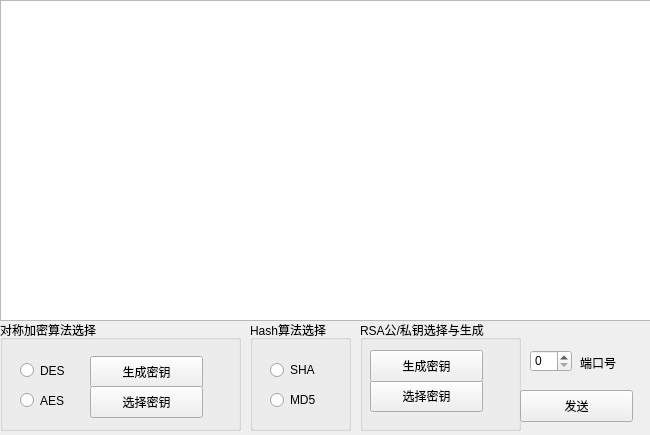
<?xml version="1.0" encoding="UTF-8"?>
<ui version="4.0">
 <class>MainWindow</class>
 <widget class="QMainWindow" name="MainWindow">
  <property name="geometry">
   <rect>
    <x>0</x>
    <y>0</y>
    <width>650</width>
    <height>435</height>
   </rect>
  </property>
  <property name="windowTitle">
   <string>MainWindow</string>
  </property>
  <widget class="QWidget" name="centralwidget">
   <widget class="QPlainTextEdit" name="plainTextEdit">
    <property name="geometry">
     <rect>
      <x>0</x>
      <y>0</y>
      <width>821</width>
      <height>321</height>
     </rect>
    </property>
   </widget>
   <widget class="QGroupBox" name="groupBox">
    <property name="geometry">
     <rect>
      <x>0</x>
      <y>320</y>
      <width>241</width>
      <height>111</height>
     </rect>
    </property>
    <property name="title">
     <string>对称加密算法选择</string>
    </property>
    <widget class="QRadioButton" name="radioButton">
     <property name="geometry">
      <rect>
       <x>20</x>
       <y>40</y>
       <width>51</width>
       <height>21</height>
      </rect>
     </property>
     <property name="text">
      <string>DES</string>
     </property>
    </widget>
    <widget class="QRadioButton" name="radioButton_2">
     <property name="geometry">
      <rect>
       <x>20</x>
       <y>70</y>
       <width>51</width>
       <height>21</height>
      </rect>
     </property>
     <property name="text">
      <string>AES</string>
     </property>
    </widget>
    <widget class="QPushButton" name="pushButton">
     <property name="geometry">
      <rect>
       <x>90</x>
       <y>36</y>
       <width>113</width>
       <height>32</height>
      </rect>
     </property>
     <property name="text">
      <string>生成密钥</string>
     </property>
    </widget>
    <widget class="QPushButton" name="pushButton_2">
     <property name="geometry">
      <rect>
       <x>90</x>
       <y>66</y>
       <width>113</width>
       <height>32</height>
      </rect>
     </property>
     <property name="text">
      <string>选择密钥</string>
     </property>
    </widget>
   </widget>
   <widget class="QGroupBox" name="groupBox_2">
    <property name="geometry">
     <rect>
      <x>250</x>
      <y>320</y>
      <width>101</width>
      <height>111</height>
     </rect>
    </property>
    <property name="title">
     <string>Hash算法选择</string>
    </property>
    <widget class="QRadioButton" name="radioButton_3">
     <property name="geometry">
      <rect>
       <x>20</x>
       <y>40</y>
       <width>51</width>
       <height>20</height>
      </rect>
     </property>
     <property name="text">
      <string>SHA</string>
     </property>
    </widget>
    <widget class="QRadioButton" name="radioButton_4">
     <property name="geometry">
      <rect>
       <x>20</x>
       <y>70</y>
       <width>61</width>
       <height>20</height>
      </rect>
     </property>
     <property name="text">
      <string>MD5</string>
     </property>
    </widget>
   </widget>
   <widget class="QGroupBox" name="groupBox_3">
    <property name="geometry">
     <rect>
      <x>360</x>
      <y>320</y>
      <width>161</width>
      <height>111</height>
     </rect>
    </property>
    <property name="title">
     <string>RSA公/私钥选择与生成</string>
    </property>
    <widget class="QPushButton" name="pushButton_3">
     <property name="geometry">
      <rect>
       <x>10</x>
       <y>60</y>
       <width>113</width>
       <height>32</height>
      </rect>
     </property>
     <property name="text">
      <string>选择密钥</string>
     </property>
    </widget>
    <widget class="QPushButton" name="pushButton_4">
     <property name="geometry">
      <rect>
       <x>10</x>
       <y>30</y>
       <width>113</width>
       <height>32</height>
      </rect>
     </property>
     <property name="text">
      <string>生成密钥</string>
     </property>
    </widget>
   </widget>
   <widget class="QPushButton" name="pushButton_5">
    <property name="geometry">
     <rect>
      <x>520</x>
      <y>390</y>
      <width>113</width>
      <height>32</height>
     </rect>
    </property>
    <property name="text">
     <string>发送</string>
    </property>
   </widget>
   <widget class="QSpinBox" name="spinBox">
    <property name="geometry">
     <rect>
      <x>530</x>
      <y>350</y>
      <width>42</width>
      <height>22</height>
     </rect>
    </property>
   </widget>
   <widget class="QLabel" name="label">
    <property name="geometry">
     <rect>
      <x>580</x>
      <y>355</y>
      <width>59</width>
      <height>16</height>
     </rect>
    </property>
    <property name="text">
     <string>端口号</string>
    </property>
   </widget>
  </widget>
 </widget>
 <resources/>
 <connections/>
</ui>
